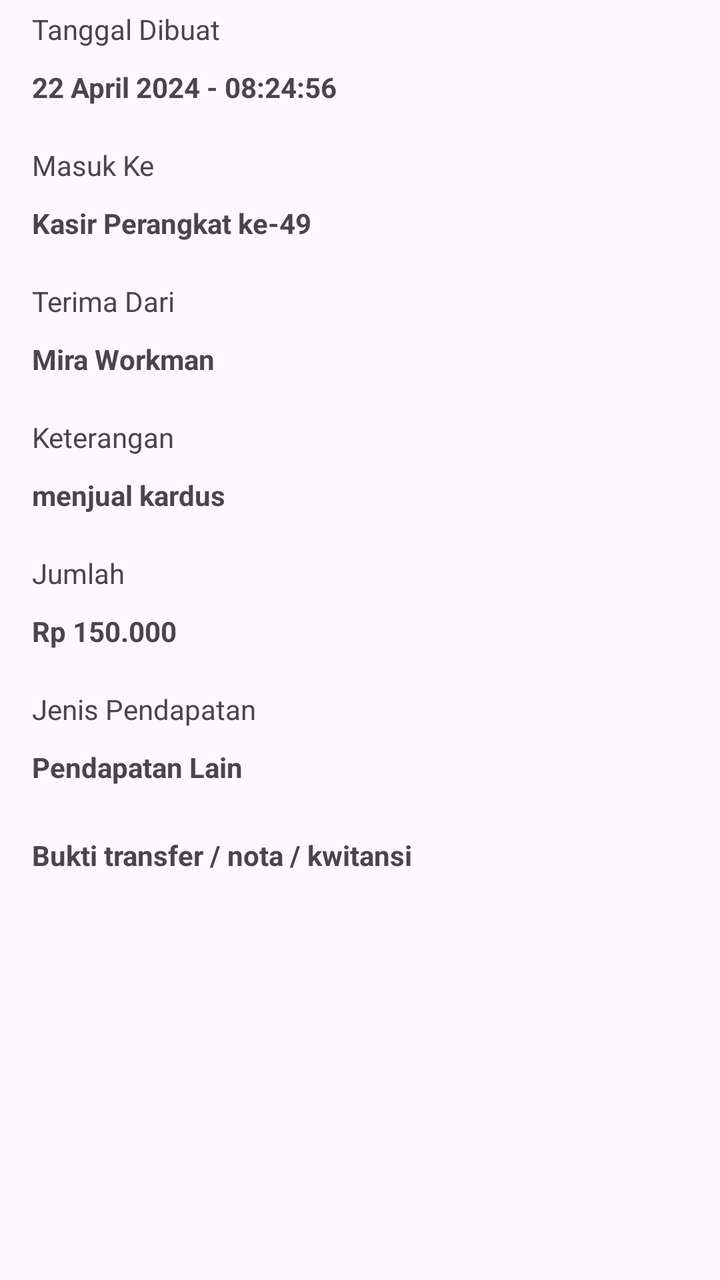
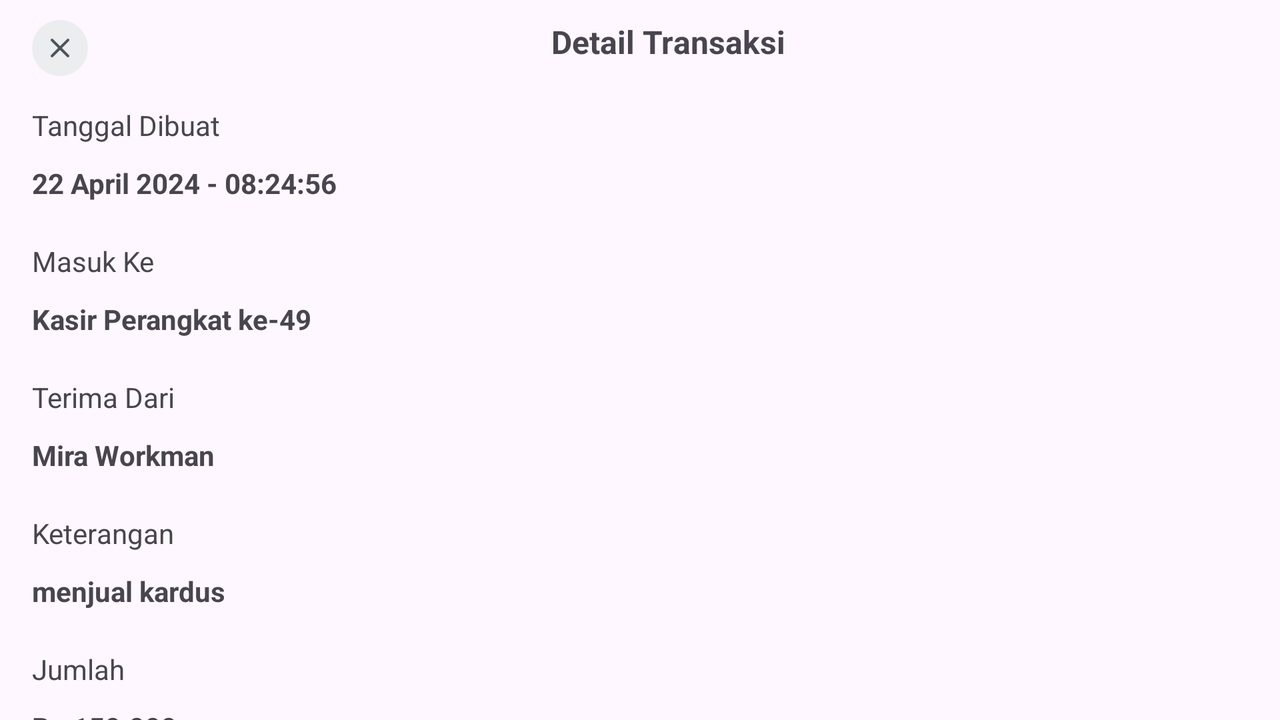

An Android layout and its configuration variant, each rendered on a device that would load it. The default file and the variant file are quoted in full after the pictures.
<!-- AndroidManifest.xml: application theme Theme.UangMasukKeluar -->
<!-- res/layout/fragment_uang_masuk_detail.xml -->
<?xml version="1.0" encoding="utf-8"?>
<LinearLayout xmlns:android="http://schemas.android.com/apk/res/android"
    xmlns:app="http://schemas.android.com/apk/res-auto"
    xmlns:tools="http://schemas.android.com/tools"
    android:layout_width="match_parent"
    android:layout_height="match_parent"
    android:orientation="vertical"
    android:paddingHorizontal="16dp"
    tools:context=".ui.finance.masuk.UangMasukMainFragment">

    <androidx.core.widget.NestedScrollView
        android:layout_width="match_parent"
        android:layout_height="match_parent">

        <LinearLayout
            android:layout_width="match_parent"
            android:layout_height="wrap_content"
            android:orientation="vertical">

            <TextView
                android:id="@+id/tvDateTimeTitle"
                android:layout_width="match_parent"
                android:layout_height="wrap_content"
                android:paddingVertical="5dp"
                android:text="Tanggal Dibuat" />

            <TextView
                android:id="@+id/tvDateTimeValue"
                android:layout_width="match_parent"
                android:layout_height="wrap_content"
                android:paddingVertical="5dp"
                android:textStyle="bold"
                tools:text="22 April 2024 - 08:24:56" />

            <TextView
                android:id="@+id/tvMasukKeTitle"
                android:layout_width="match_parent"
                android:layout_height="wrap_content"
                android:layout_marginTop="10dp"
                android:paddingVertical="5dp"
                android:text="Masuk Ke" />

            <TextView
                android:id="@+id/tvMasukKeValue"
                android:layout_width="match_parent"
                android:layout_height="wrap_content"
                android:paddingVertical="5dp"
                android:textStyle="bold"
                tools:text="Kasir Perangkat ke-49" />

            <TextView
                android:id="@+id/tvTerimaDariTitle"
                android:layout_width="match_parent"
                android:layout_height="wrap_content"
                android:layout_marginTop="10dp"
                android:paddingVertical="5dp"
                android:text="Terima Dari" />

            <TextView
                android:id="@+id/tvTerimaDariValue"
                android:layout_width="match_parent"
                android:layout_height="wrap_content"
                android:paddingVertical="5dp"
                android:textStyle="bold"
                tools:text="Mira Workman" />

            <TextView
                android:id="@+id/tvKeteranganTitle"
                android:layout_width="match_parent"
                android:layout_height="wrap_content"
                android:layout_marginTop="10dp"
                android:paddingVertical="5dp"
                android:text="Keterangan" />

            <TextView
                android:id="@+id/tvKeteranganValue"
                android:layout_width="match_parent"
                android:layout_height="wrap_content"
                android:paddingVertical="5dp"
                android:textStyle="bold"
                tools:text="menjual kardus" />

            <TextView
                android:id="@+id/tvJumlahTitle"
                android:layout_width="match_parent"
                android:layout_height="wrap_content"
                android:layout_marginTop="10dp"
                android:paddingVertical="5dp"
                android:text="Jumlah" />

            <TextView
                android:id="@+id/tvJumlahValue"
                android:layout_width="match_parent"
                android:layout_height="wrap_content"
                android:paddingVertical="5dp"
                android:textStyle="bold"
                tools:text="Rp 150.000" />

            <TextView
                android:id="@+id/tvJenisTitle"
                android:layout_width="match_parent"
                android:layout_height="wrap_content"
                android:layout_marginTop="10dp"
                android:paddingVertical="5dp"
                android:text="Jenis Pendapatan" />

            <TextView
                android:id="@+id/tvJenisValue"
                android:layout_width="match_parent"
                android:layout_height="wrap_content"
                android:paddingVertical="5dp"
                android:textStyle="bold"
                tools:text="Pendapatan Lain" />

            <TextView
                android:layout_width="match_parent"
                android:layout_height="wrap_content"
                android:layout_marginTop="20dp"
                android:text="Bukti transfer / nota / kwitansi"
                android:textStyle="bold" />

            <ImageView
                android:id="@+id/iv_upload"
                android:layout_width="match_parent"
                android:layout_height="200dp"
                android:layout_marginTop="10dp"
                app:layout_constraintTop_toTopOf="parent" />

            <com.google.android.material.button.MaterialButton
                android:id="@+id/bt_edit"
                android:layout_width="match_parent"
                android:layout_height="wrap_content"
                android:layout_marginBottom="5dp"
                android:layout_marginTop="20dp"
                android:paddingVertical="14dp"
                android:text="Ubah transaksi" />

            <TextView
                android:id="@+id/tv_delete"
                android:layout_width="match_parent"
                android:layout_height="wrap_content"
                android:gravity="center_horizontal"
                android:layout_marginBottom="20dp"
                android:text="Hapus"
                android:textColor="#FF3553"
                android:textStyle="bold" />
        </LinearLayout>

    </androidx.core.widget.NestedScrollView>

</LinearLayout>
<!-- resources referenced by this layout -->
<resources>
  <style name="Theme.UangMasukKeluar" parent="Base.Theme.UangMasukKeluar" />
  <style name="Base.Theme.UangMasukKeluar" parent="Theme.Material3.Light.NoActionBar">
          <item name="colorPrimary">@color/colorPrimary</item>
          <item name="colorSecondaryContainer">@color/colorTertiary</item>
          <item name="colorPrimaryContainer">@color/black</item>
          <item name="materialButtonStyle">@style/buttonStyle</item>
          <item name="bottomSheetDialogTheme">@style/bottomSheetDialogStyle</item>
      </style>
  <color name="colorPrimary">#3DAE2F</color>
  <color name="colorTertiary">#E6FAD5</color>
  <color name="black">#FF000000</color>
  <style name="buttonStyle" parent="Widget.Material3.Button">
          <item name="backgroundTint">@color/colorPrimary</item>
          <item name="android:textColor">@color/white</item>
          <item name="android:textAllCaps">false</item>
          <item name="shapeAppearanceOverlay">@style/roundedButton</item>
      </style>
  <style name="bottomSheetDialogStyle" parent="Theme.Material3.Light.BottomSheetDialog">
          <item name="bottomSheetStyle">@style/CustomBottomSheetStyle</item>
      </style>
  <color name="white">#FFFFFFFF</color>
  <style name="roundedButton" parent="">
          <item name="cornerFamily">rounded</item>
          <item name="cornerSize">16dp</item>
      </style>
  <style name="CustomBottomSheetStyle" parent="Widget.Material3.BottomSheet.Modal">
          <item name="shapeAppearanceOverlay">@style/roundedBottomSheetShape</item>
      </style>
  <style name="roundedBottomSheetShape" parent="ShapeAppearance.Material3.MediumComponent">
          <item name="cornerFamily">rounded</item>
          <item name="cornerSizeTopLeft">16dp</item>
          <item name="cornerSizeTopRight">16dp</item>
          <item name="cornerSizeBottomLeft">0dp</item>
          <item name="cornerSizeBottomRight">0dp</item>
      </style>
</resources>
<!-- res/layout-land/fragment_uang_masuk_detail.xml (the repository's variant of the layout above) -->
<!-- drawn on the phone turned sideways -->
<?xml version="1.0" encoding="utf-8"?>
<LinearLayout xmlns:android="http://schemas.android.com/apk/res/android"
    xmlns:app="http://schemas.android.com/apk/res-auto"
    xmlns:tools="http://schemas.android.com/tools"
    android:layout_width="match_parent"
    android:layout_height="match_parent"
    android:orientation="vertical"
    android:paddingHorizontal="16dp"
    tools:context=".ui.finance.masuk.UangMasukMainFragment">

    <androidx.core.widget.NestedScrollView
        android:layout_width="match_parent"
        android:layout_height="match_parent">

        <LinearLayout
            android:layout_width="match_parent"
            android:layout_height="wrap_content"
            android:orientation="vertical">

            <androidx.constraintlayout.widget.ConstraintLayout
                android:layout_width="match_parent"
                android:layout_height="wrap_content"
                android:paddingVertical="10dp">

                <TextView
                    android:id="@+id/tvTitle"
                    android:layout_width="0dp"
                    android:layout_height="28dp"
                    android:gravity="center_horizontal"
                    android:text="Detail Transaksi"
                    android:textSize="16sp"
                    android:textStyle="bold"
                    app:layout_constraintEnd_toEndOf="parent"
                    app:layout_constraintStart_toEndOf="@id/ivClose" />

                <ImageView
                    android:id="@+id/ivClose"
                    android:layout_width="28dp"
                    android:layout_height="28dp"
                    android:src="@drawable/ic_close"
                    app:layout_constraintStart_toStartOf="parent" />

            </androidx.constraintlayout.widget.ConstraintLayout>

            <TextView
                android:id="@+id/tvDateTimeTitle"
                android:layout_width="match_parent"
                android:layout_height="wrap_content"
                android:paddingVertical="5dp"
                android:text="Tanggal Dibuat" />

            <TextView
                android:id="@+id/tvDateTimeValue"
                android:layout_width="match_parent"
                android:layout_height="wrap_content"
                android:paddingVertical="5dp"
                android:textStyle="bold"
                tools:text="22 April 2024 - 08:24:56" />

            <TextView
                android:id="@+id/tvMasukKeTitle"
                android:layout_width="match_parent"
                android:layout_height="wrap_content"
                android:layout_marginTop="10dp"
                android:paddingVertical="5dp"
                android:text="Masuk Ke" />

            <TextView
                android:id="@+id/tvMasukKeValue"
                android:layout_width="match_parent"
                android:layout_height="wrap_content"
                android:paddingVertical="5dp"
                android:textStyle="bold"
                tools:text="Kasir Perangkat ke-49" />

            <TextView
                android:id="@+id/tvTerimaDariTitle"
                android:layout_width="match_parent"
                android:layout_height="wrap_content"
                android:layout_marginTop="10dp"
                android:paddingVertical="5dp"
                android:text="Terima Dari" />

            <TextView
                android:id="@+id/tvTerimaDariValue"
                android:layout_width="match_parent"
                android:layout_height="wrap_content"
                android:paddingVertical="5dp"
                android:textStyle="bold"
                tools:text="Mira Workman" />

            <TextView
                android:id="@+id/tvKeteranganTitle"
                android:layout_width="match_parent"
                android:layout_height="wrap_content"
                android:layout_marginTop="10dp"
                android:paddingVertical="5dp"
                android:text="Keterangan" />

            <TextView
                android:id="@+id/tvKeteranganValue"
                android:layout_width="match_parent"
                android:layout_height="wrap_content"
                android:paddingVertical="5dp"
                android:textStyle="bold"
                tools:text="menjual kardus" />

            <TextView
                android:id="@+id/tvJumlahTitle"
                android:layout_width="match_parent"
                android:layout_height="wrap_content"
                android:layout_marginTop="10dp"
                android:paddingVertical="5dp"
                android:text="Jumlah" />

            <TextView
                android:id="@+id/tvJumlahValue"
                android:layout_width="match_parent"
                android:layout_height="wrap_content"
                android:paddingVertical="5dp"
                android:textStyle="bold"
                tools:text="Rp 150.000" />

            <TextView
                android:id="@+id/tvJenisTitle"
                android:layout_width="match_parent"
                android:layout_height="wrap_content"
                android:layout_marginTop="10dp"
                android:paddingVertical="5dp"
                android:text="Jenis Pendapatan" />

            <TextView
                android:id="@+id/tvJenisValue"
                android:layout_width="match_parent"
                android:layout_height="wrap_content"
                android:paddingVertical="5dp"
                android:textStyle="bold"
                tools:text="Pendapatan Lain" />

            <TextView
                android:layout_width="match_parent"
                android:layout_height="wrap_content"
                android:layout_marginTop="20dp"
                android:text="Bukti transfer / nota / kwitansi"
                android:textStyle="bold" />

            <ImageView
                android:id="@+id/iv_upload"
                android:layout_width="match_parent"
                android:layout_height="200dp"
                android:layout_marginTop="10dp"
                app:layout_constraintTop_toTopOf="parent" />


            <LinearLayout
                android:layout_width="match_parent"
                android:layout_height="wrap_content"
                android:orientation="horizontal">

                <com.google.android.material.button.MaterialButton
                    android:id="@+id/tv_delete"
                    android:layout_width="0dp"
                    android:layout_height="wrap_content"
                    android:layout_marginEnd="8dp"
                    android:layout_weight="1"
                    android:text="Hapus"
                    android:textColor="#FF3553"
                    android:textSize="12sp"
                    android:textStyle="bold"
                    app:backgroundTint="@color/white"
                    app:cornerRadius="14dp"
                    app:strokeColor="#FF3553"
                    app:strokeWidth="1dp" />

                <com.google.android.material.button.MaterialButton
                    android:id="@+id/bt_edit"
                    android:layout_width="0dp"
                    android:layout_height="wrap_content"
                    android:layout_marginEnd="8dp"
                    android:layout_weight="1"
                    android:text="Ubah"
                    android:textColor="@color/colorPrimary"
                    android:textSize="12sp"
                    android:textStyle="bold"
                    app:backgroundTint="@color/colorSecondary"
                    app:cornerRadius="14dp"
                    app:strokeColor="@color/colorPrimary"
                    app:strokeWidth="1dp" />


            </LinearLayout>

        </LinearLayout>

    </androidx.core.widget.NestedScrollView>

</LinearLayout>
<!-- resources referenced by the variant -->
<!-- as the phone turned sideways resolves them -->
<resources>
  <color name="colorPrimary">#3DAE2F</color>
  <color name="colorSecondary">#F0FBEF</color>
  <color name="white">#FFFFFFFF</color>
  <!-- drawable ic_close: png bitmap (drawable, 2346 bytes) -->
  <style name="Theme.UangMasukKeluar" parent="Base.Theme.UangMasukKeluar" />
  <style name="Base.Theme.UangMasukKeluar" parent="Theme.Material3.Light.NoActionBar">
          <item name="colorPrimary">@color/colorPrimary</item>
          <item name="colorSecondaryContainer">@color/colorTertiary</item>
          <item name="colorPrimaryContainer">@color/black</item>
          <item name="materialButtonStyle">@style/buttonStyle</item>
          <item name="bottomSheetDialogTheme">@style/bottomSheetDialogStyle</item>
      </style>
  <color name="colorTertiary">#E6FAD5</color>
  <color name="black">#FF000000</color>
  <style name="buttonStyle" parent="Widget.Material3.Button">
          <item name="backgroundTint">@color/colorPrimary</item>
          <item name="android:textColor">@color/white</item>
          <item name="android:textAllCaps">false</item>
          <item name="shapeAppearanceOverlay">@style/roundedButton</item>
      </style>
  <style name="bottomSheetDialogStyle" parent="Theme.Material3.Light.BottomSheetDialog">
          <item name="bottomSheetStyle">@style/CustomBottomSheetStyle</item>
      </style>
  <style name="roundedButton" parent="">
          <item name="cornerFamily">rounded</item>
          <item name="cornerSize">16dp</item>
      </style>
  <style name="CustomBottomSheetStyle" parent="Widget.Material3.BottomSheet.Modal">
          <item name="shapeAppearanceOverlay">@style/roundedBottomSheetShape</item>
      </style>
  <style name="roundedBottomSheetShape" parent="ShapeAppearance.Material3.MediumComponent">
          <item name="cornerFamily">rounded</item>
          <item name="cornerSizeTopLeft">16dp</item>
          <item name="cornerSizeTopRight">16dp</item>
          <item name="cornerSizeBottomLeft">0dp</item>
          <item name="cornerSizeBottomRight">0dp</item>
      </style>
</resources>
